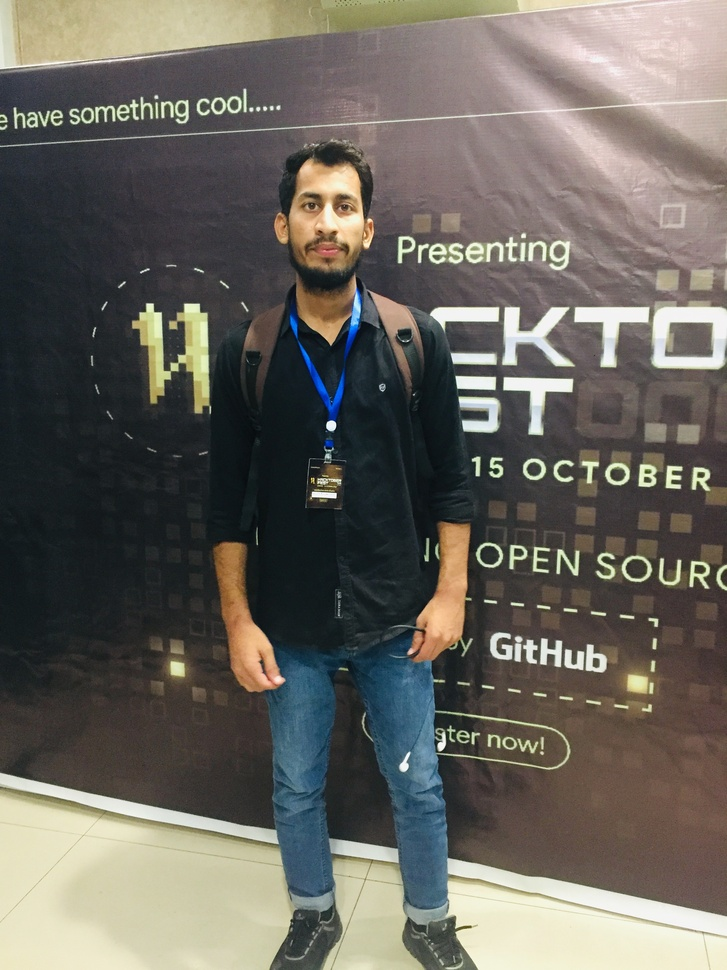
#> input picture images/IMG_1468.jpg, 727 x 970 px, shrunk from 2448 x 3264 before the run; its folder holds only this picture in this run
$ python imageEditor.py
#> lines starting #> are read from the running program, lines starting #| are printed output that depends on the picture

from PIL import Image, ImageEnhance, ImageFilter
import os

path = "./images"  # folder for input images
pathOut = "./editedImages"  # folder for edited images

# Create the 'editedImages' directory if it doesn't exist
if not os.path.exists(pathOut):
    os.makedirs(pathOut)

for filename in os.listdir(path):
    img = Image.open(f"{path}/{filename}")
#> img is the input picture: PIL image 727x970 RGB; mean R, G, B 104.4, 101, 94

    # sharpening, BW
    edit = img.filter(ImageFilter.SHARPEN).convert('L')
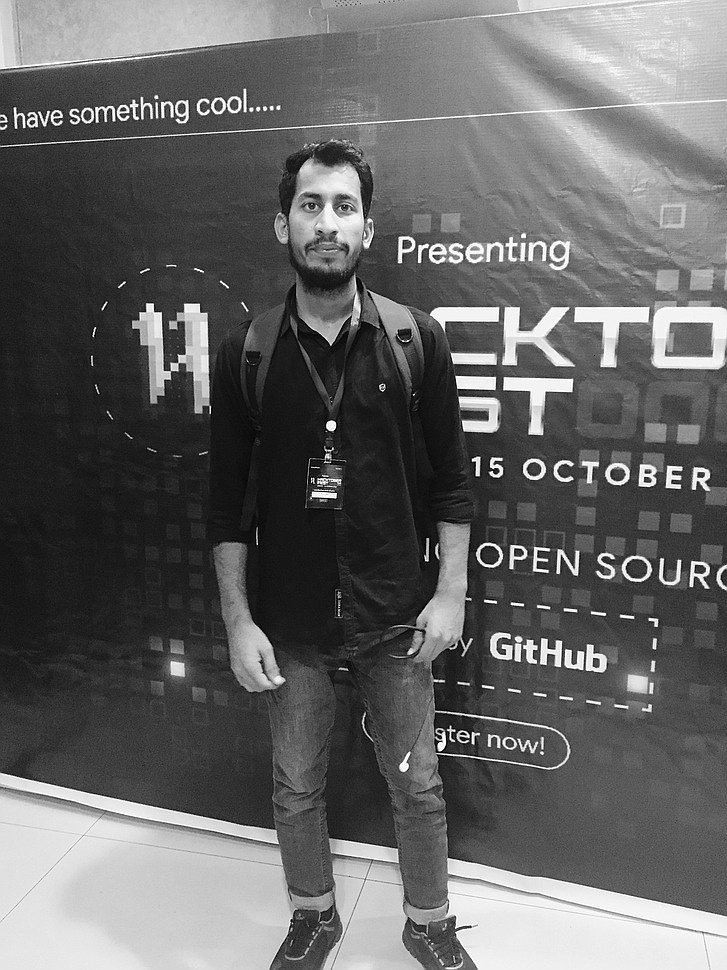
#> edit: PIL image 727x970 L; min 0, max 255, mean 101.2

    # contrast
    factor = 1.5
    enhanced = ImageEnhance.Contrast(edit)
    edit = enhanced.enhance(factor)
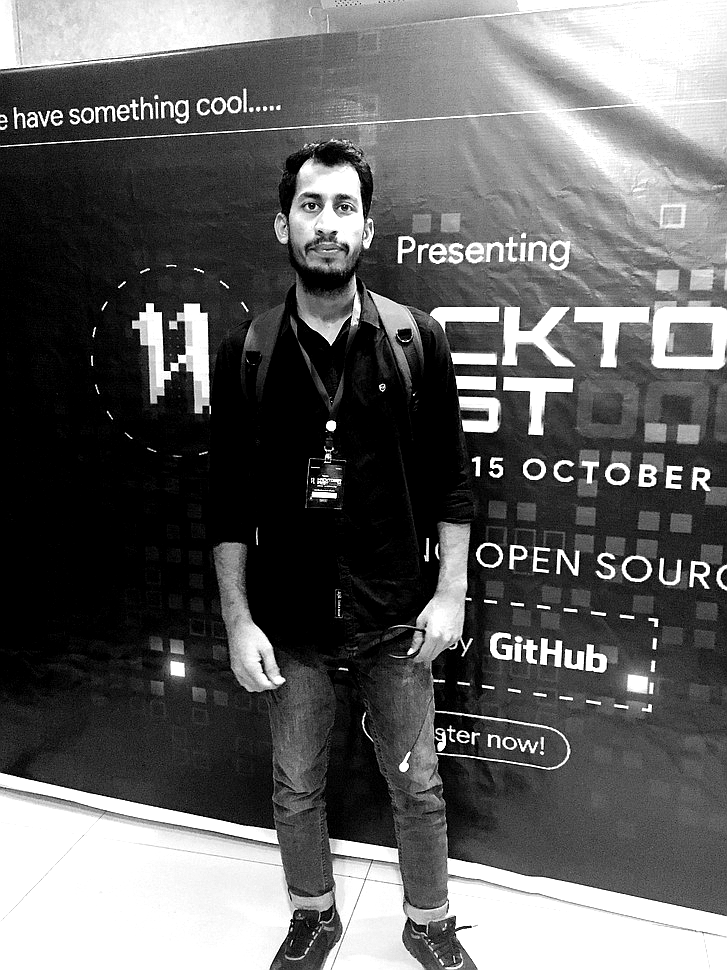
#> edit: PIL image 727x970 L; min 0, max 255, mean 98.3

    clean_name = os.path.splitext(filename)[0]

    # Save the edited image without the leading period in the path
    edit.save(f'{pathOut}/{clean_name}_edited.jpg')

$ run again, on images/IMG_1471.jpg
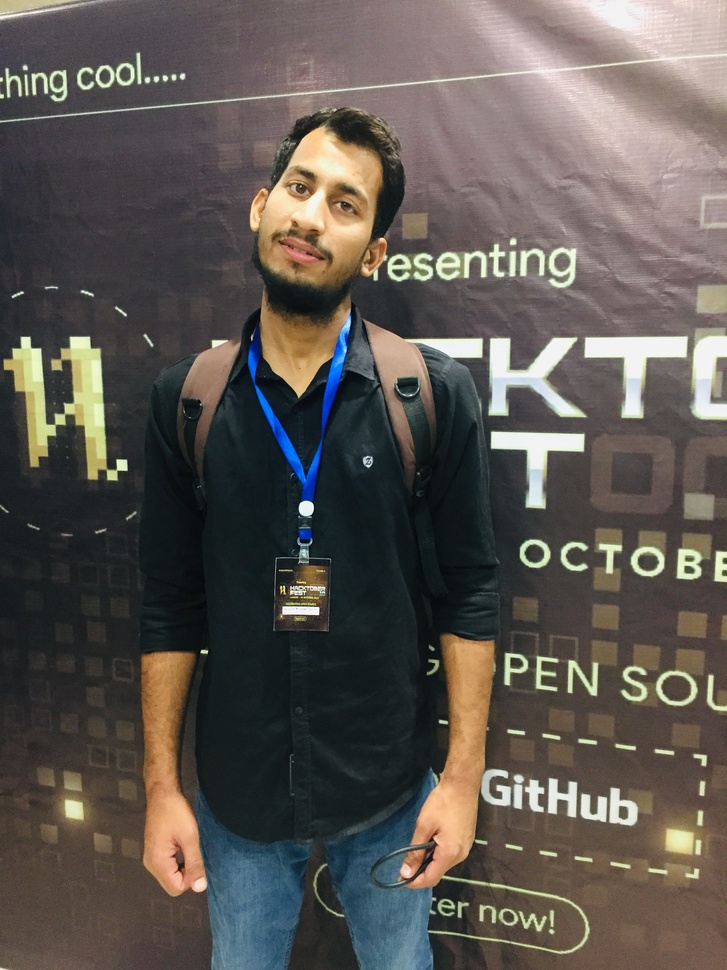
#> input picture images/IMG_1471.jpg, 727 x 970 px, shrunk from 2448 x 3264 before the run
#> img is the input picture: PIL image 727x970 RGB; mean R, G, B 92.2, 86.6, 81.3
#> `edit = img.filter(ImageFilter.SHARPEN).convert('L')`:
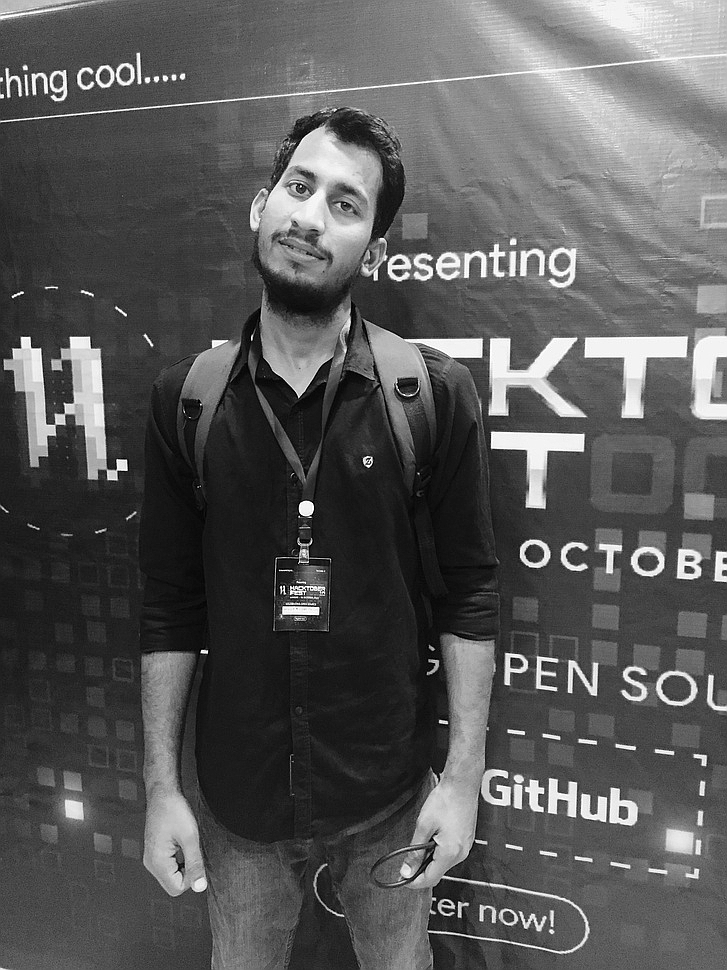
#> edit: PIL image 727x970 L; min 0, max 255, mean 87.7
#> `edit = enhanced.enhance(factor)`:
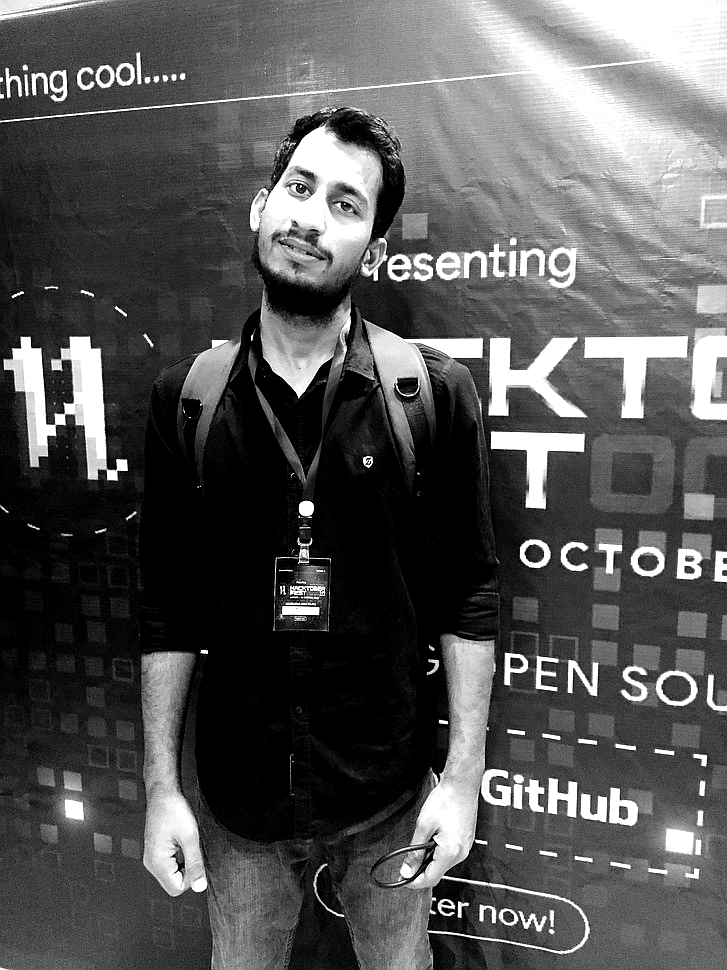
#> edit: PIL image 727x970 L; min 0, max 255, mean 85.7

$ run again, on images/me.jpg
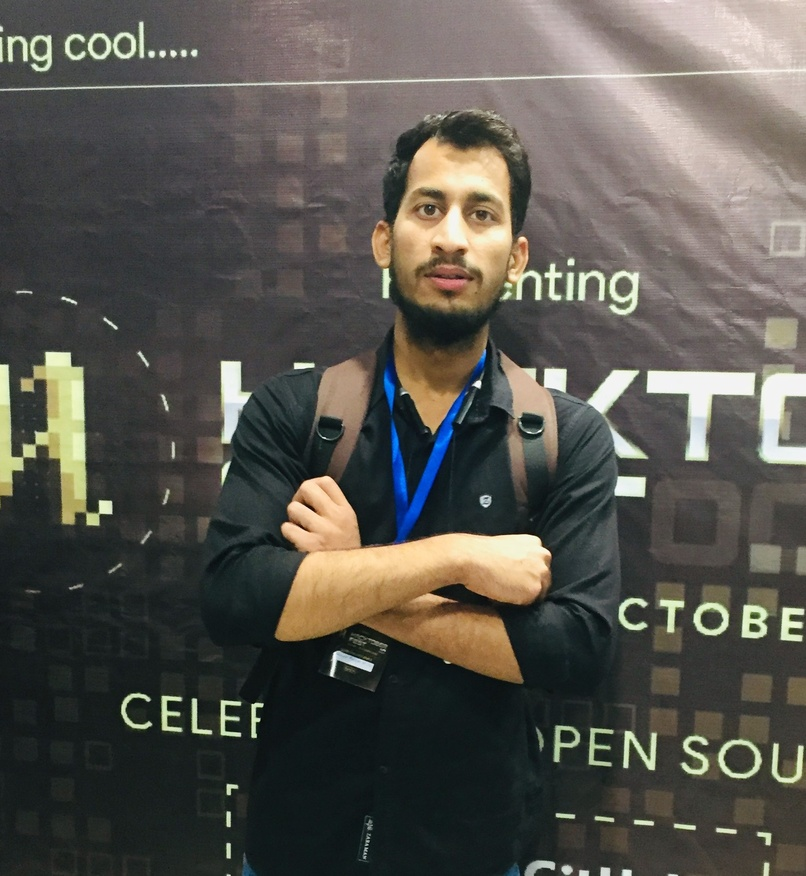
#> input picture images/me.jpg, 806 x 876 px, shrunk from 1835 x 1994 before the run
#> img is the input picture: PIL image 806x876 RGB; mean R, G, B 87.3, 84.9, 78.6
#> `edit = img.filter(ImageFilter.SHARPEN).convert('L')`:
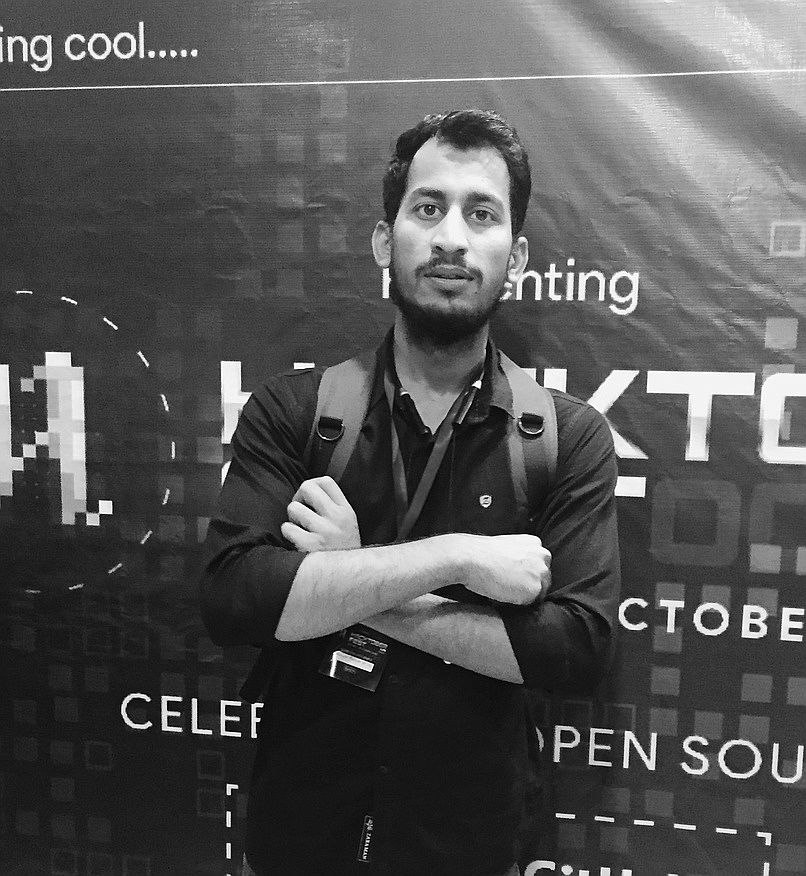
#> edit: PIL image 806x876 L; min 0, max 255, mean 84.9
#> `edit = enhanced.enhance(factor)`:
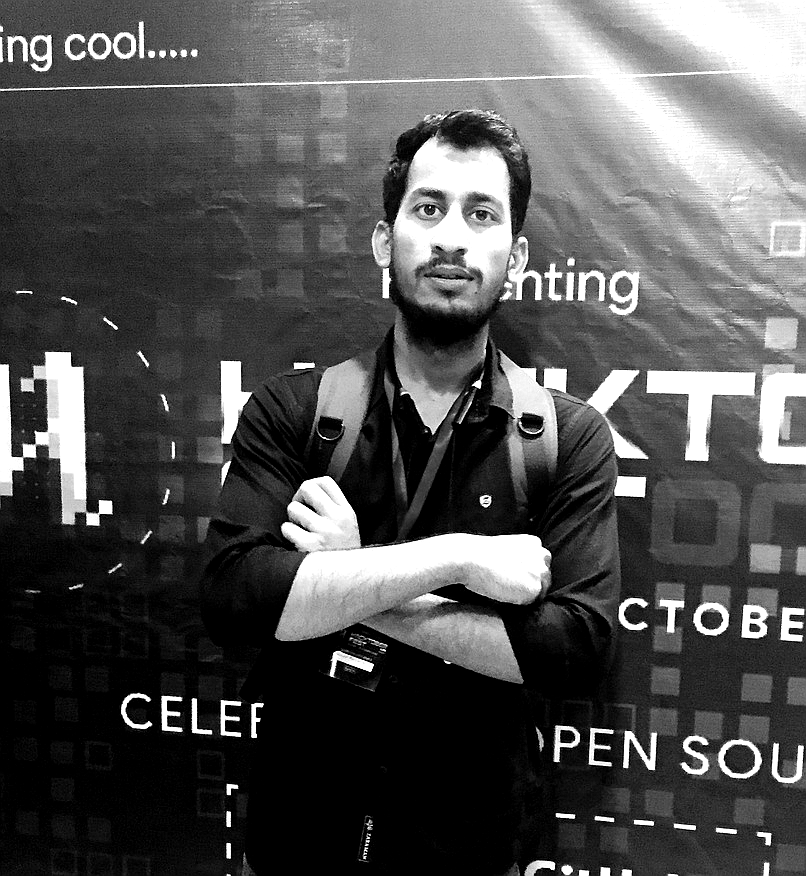
#> edit: PIL image 806x876 L; min 0, max 255, mean 83.1
